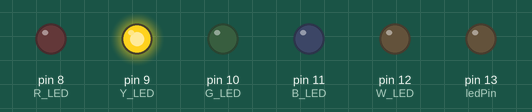
A sketch run on a simulated Arduino Uno, built with avr-gcc and run on an emulated ATmega328P. Shown: output pins drawn as LEDs (lit = HIGH).

Above: at 0.15 s.
At 5.2 s:
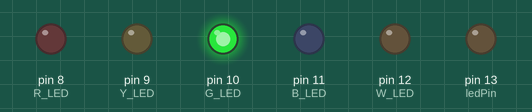
At 9.93 s:
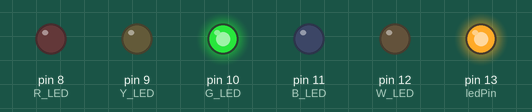
At 19.7 s:
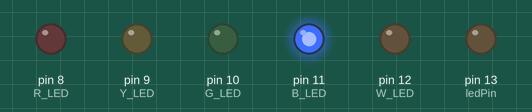
At 29.47 s:
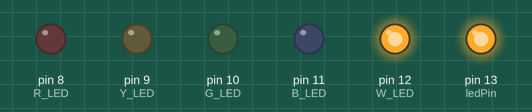
At 39.56 s:
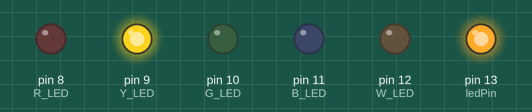
Timing chart, 0 to 39.9 s (numbered marks = the images above):
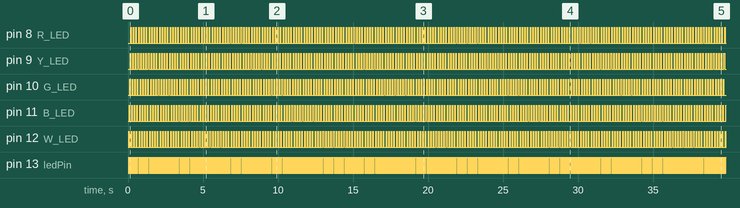

Measured:
- by itself, pin 8 (R_LED), pin 9 (Y_LED), pin 10 (G_LED), pin 11 (B_LED), pin 12 (W_LED): alternates HIGH for 0.03 s and LOW for 0.14 s
- by itself, pin 13 (ledPin): alternates HIGH for 0.03 s and LOW for 0.03 s
- by itself, everything shown: repeats every 3.2 s, in 10 steps

The sketch:

led_crawler.ino
```cpp
// Pin assignments
const int R_LED = 8;
const int Y_LED = 9;
const int G_LED = 10;
const int B_LED = 11;
const int W_LED = 12;

const int ledPin = 13;

// Variables will change :
int ledState = LOW;             // ledState used to set the LED

// Generally, you shuould use "unsigned long" for variables that hold time
// The value will quickly become too large for an int to store
unsigned long previousMillis = 0;        // will store last time LED was updated

unsigned long currentPosition = 1;

// constants won't change :
const long interval = 35;           // interval at which to blink (milliseconds)


void setup() {
  // set the digital pins as outputs:
  pinMode(R_LED, OUTPUT);
  pinMode(Y_LED, OUTPUT);
  pinMode(G_LED, OUTPUT);
  pinMode(B_LED, OUTPUT);
  pinMode(W_LED, OUTPUT);

  pinMode(ledPin, OUTPUT);
}

void loop()
{
  // here is where you'd put code that needs to be running all the time.

  // check to see if it's time to blink the LED; that is, if the
  // difference between the current time and last time you blinked
  // the LED is bigger than the interval at which you want to
  // blink the LED.
  unsigned long currentMillis = millis();

  if(currentMillis - previousMillis >= interval) {
    // save the last time you blinked the LED
    previousMillis = currentMillis;

    unsigned int R = (currentPosition & (0x01 << 4) );
    unsigned int Y = (currentPosition & (0x01 << 3) );
    unsigned int G = (currentPosition & (0x01 << 2) );
    unsigned int B = (currentPosition & (0x01 << 1) );
    unsigned int W = (currentPosition & (0x01 << 0) );

    digitalWrite(R_LED, R);
    digitalWrite(Y_LED, Y);
    digitalWrite(G_LED, G);
    digitalWrite(B_LED, B);
    digitalWrite(W_LED, W);

    currentPosition = currentPosition << 1;

    if (currentPosition == ( 0x01 << 5)) {
      currentPosition = 1;
    }

    // if the LED is off turn it on and vice-versa:
    if (ledState == LOW)
      ledState = HIGH;
    else
      ledState = LOW;

    // set the LED with the ledState of the variable:
    digitalWrite(ledPin, ledState);
  }
}
```
